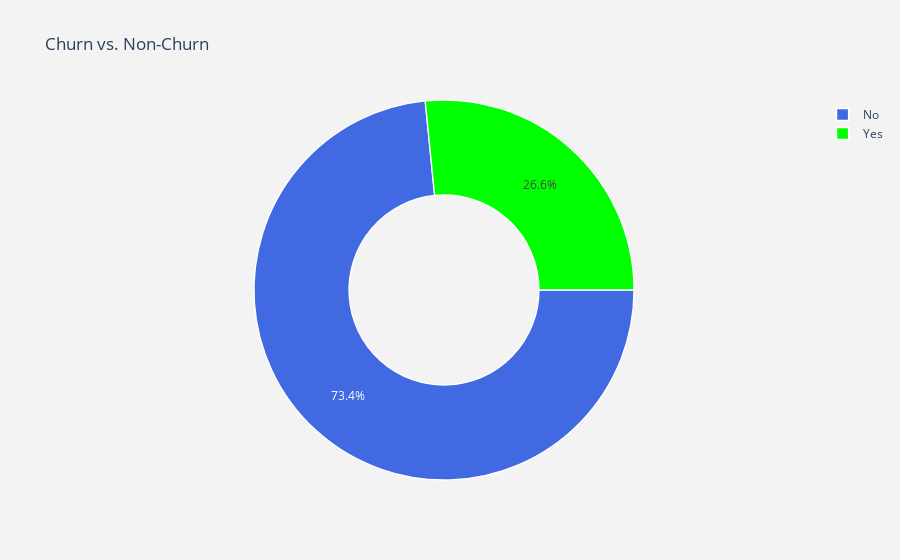

Here is the notebook cell this chart was saved with:
### Markdown cell above
# Exploratory Data Analysis
## Churn No-Churn Ratio
### You need to run the code below to create a Pie chart and understand the output

### Code cell
#labels
lab = telcom["Churn"].value_counts().keys().tolist()
#values
val = telcom["Churn"].value_counts().values.tolist()

trace = go.Pie(labels = lab ,
               values = val ,
               marker = dict(colors =  [ 'royalblue' ,'lime'],
                             line = dict(color = "white",
                                         width =  1.3)
                            ),
               rotation = 90,
               hoverinfo = "label+value+text",
               hole = .5
              )
layout = go.Layout(dict(title = "Churn vs. Non-Churn",
                        plot_bgcolor  = "rgb(243,243,243)",
                        paper_bgcolor = "rgb(243,243,243)",
                       )
                  )

data = [trace]
fig = go.Figure(data = data,layout = layout)

py.iplot(fig)

### Figure 1 — Plotly figure (JSON) as saved in the notebook; plotly's stock layout.template omitted (floating-point values rounded to 4 significant figures)
{"data": [{"hole": 0.5, "hoverinfo": "label+value+text", "labels": ["No", "Yes"], "marker": {"colors": ["royalblue", "lime"], "line": {"color": "white", "width": 1.3}}, "rotation": 90, "type": "pie", "values": [5163, 1869]}], "layout": {"paper_bgcolor": "rgb(243,243,243)", "plot_bgcolor": "rgb(243,243,243)", "title": {"text": "Churn vs. Non-Churn"}}}
